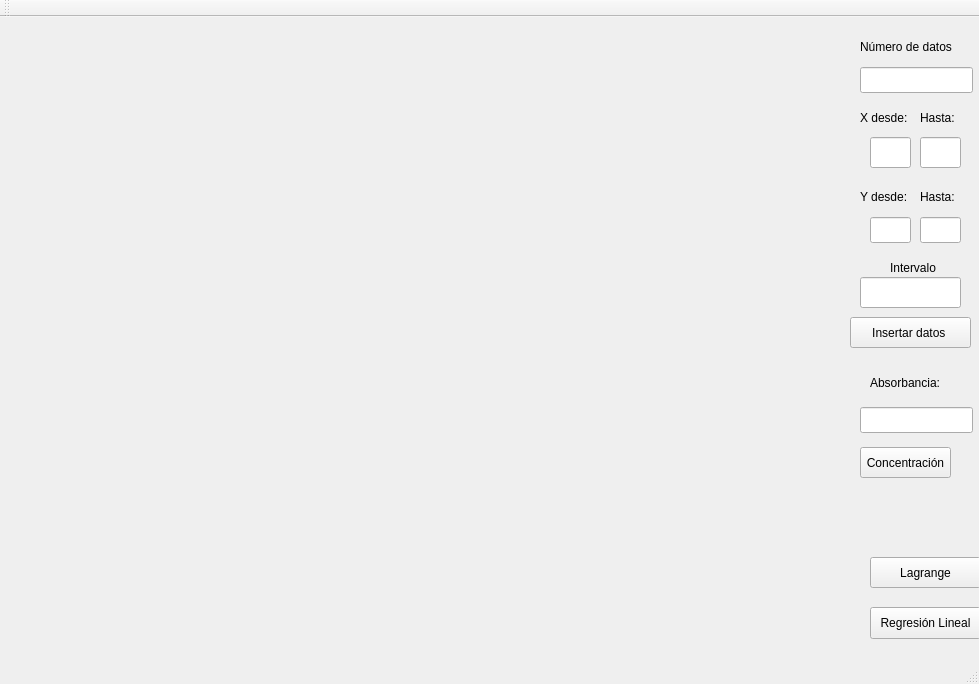
<?xml version="1.0" encoding="UTF-8"?>
<ui version="4.0">
 <class>MainWindow</class>
 <widget class="QMainWindow" name="MainWindow">
  <property name="geometry">
   <rect>
    <x>0</x>
    <y>0</y>
    <width>979</width>
    <height>684</height>
   </rect>
  </property>
  <property name="windowTitle">
   <string>Proyecto Final | Regresión lineal | Polinomios de Lagrange </string>
  </property>
  <widget class="QWidget" name="centralWidget">
   <widget class="QCustomPlot" name="customPlot" native="true">
    <property name="geometry">
     <rect>
      <x>9</x>
      <y>-1</y>
      <width>841</width>
      <height>601</height>
     </rect>
    </property>
   </widget>
   <widget class="QPushButton" name="inData">
    <property name="geometry">
     <rect>
      <x>850</x>
      <y>300</y>
      <width>121</width>
      <height>31</height>
     </rect>
    </property>
    <property name="text">
     <string>Insertar datos </string>
    </property>
   </widget>
   <widget class="QPushButton" name="Solver">
    <property name="geometry">
     <rect>
      <x>870</x>
      <y>540</y>
      <width>111</width>
      <height>31</height>
     </rect>
    </property>
    <property name="text">
     <string>Lagrange</string>
    </property>
   </widget>
   <widget class="QLineEdit" name="data">
    <property name="geometry">
     <rect>
      <x>860</x>
      <y>50</y>
      <width>113</width>
      <height>26</height>
     </rect>
    </property>
    <property name="text">
     <string/>
    </property>
    <property name="maxLength">
     <number>5</number>
    </property>
   </widget>
   <widget class="QLabel" name="NumData">
    <property name="geometry">
     <rect>
      <x>860</x>
      <y>10</y>
      <width>111</width>
      <height>40</height>
     </rect>
    </property>
    <property name="text">
     <string>Número de datos</string>
    </property>
   </widget>
   <widget class="QLabel" name="ValoX">
    <property name="geometry">
     <rect>
      <x>860</x>
      <y>80</y>
      <width>51</width>
      <height>41</height>
     </rect>
    </property>
    <property name="text">
     <string>X desde:</string>
    </property>
   </widget>
   <widget class="QLabel" name="ValoY">
    <property name="geometry">
     <rect>
      <x>860</x>
      <y>160</y>
      <width>51</width>
      <height>40</height>
     </rect>
    </property>
    <property name="text">
     <string>Y desde:</string>
    </property>
   </widget>
   <widget class="QLineEdit" name="interY">
    <property name="geometry">
     <rect>
      <x>870</x>
      <y>200</y>
      <width>41</width>
      <height>26</height>
     </rect>
    </property>
    <property name="text">
     <string/>
    </property>
    <property name="maxLength">
     <number>5</number>
    </property>
   </widget>
   <widget class="QLineEdit" name="interX">
    <property name="geometry">
     <rect>
      <x>870</x>
      <y>120</y>
      <width>41</width>
      <height>31</height>
     </rect>
    </property>
    <property name="maxLength">
     <number>5</number>
    </property>
   </widget>
   <widget class="QLabel" name="ValoX_2">
    <property name="geometry">
     <rect>
      <x>920</x>
      <y>80</y>
      <width>51</width>
      <height>41</height>
     </rect>
    </property>
    <property name="text">
     <string>Hasta:</string>
    </property>
   </widget>
   <widget class="QLineEdit" name="interX_2">
    <property name="geometry">
     <rect>
      <x>920</x>
      <y>120</y>
      <width>41</width>
      <height>31</height>
     </rect>
    </property>
    <property name="maxLength">
     <number>5</number>
    </property>
   </widget>
   <widget class="QLabel" name="ValoY_2">
    <property name="geometry">
     <rect>
      <x>920</x>
      <y>160</y>
      <width>51</width>
      <height>40</height>
     </rect>
    </property>
    <property name="text">
     <string>Hasta:</string>
    </property>
   </widget>
   <widget class="QLineEdit" name="interY_2">
    <property name="geometry">
     <rect>
      <x>920</x>
      <y>200</y>
      <width>41</width>
      <height>26</height>
     </rect>
    </property>
    <property name="text">
     <string/>
    </property>
    <property name="maxLength">
     <number>5</number>
    </property>
   </widget>
   <widget class="QLabel" name="label">
    <property name="geometry">
     <rect>
      <x>890</x>
      <y>240</y>
      <width>81</width>
      <height>21</height>
     </rect>
    </property>
    <property name="text">
     <string>Intervalo</string>
    </property>
   </widget>
   <widget class="QLineEdit" name="saltos">
    <property name="geometry">
     <rect>
      <x>860</x>
      <y>260</y>
      <width>101</width>
      <height>31</height>
     </rect>
    </property>
   </widget>
   <widget class="QLabel" name="Output">
    <property name="geometry">
     <rect>
      <x>210</x>
      <y>590</y>
      <width>561</width>
      <height>16</height>
     </rect>
    </property>
    <property name="text">
     <string/>
    </property>
   </widget>
   <widget class="QPushButton" name="pushButton">
    <property name="geometry">
     <rect>
      <x>870</x>
      <y>590</y>
      <width>111</width>
      <height>32</height>
     </rect>
    </property>
    <property name="text">
     <string>Regresión Lineal</string>
    </property>
   </widget>
   <widget class="QLabel" name="label_2">
    <property name="geometry">
     <rect>
      <x>870</x>
      <y>350</y>
      <width>81</width>
      <height>31</height>
     </rect>
    </property>
    <property name="text">
     <string>Absorbancia:</string>
    </property>
   </widget>
   <widget class="QLineEdit" name="Abs">
    <property name="geometry">
     <rect>
      <x>860</x>
      <y>390</y>
      <width>113</width>
      <height>26</height>
     </rect>
    </property>
   </widget>
   <widget class="QPushButton" name="BtnAbs">
    <property name="geometry">
     <rect>
      <x>860</x>
      <y>430</y>
      <width>91</width>
      <height>31</height>
     </rect>
    </property>
    <property name="text">
     <string>Concentración</string>
    </property>
   </widget>
  </widget>
  <widget class="QMenuBar" name="menuBar">
   <property name="geometry">
    <rect>
     <x>0</x>
     <y>0</y>
     <width>979</width>
     <height>28</height>
    </rect>
   </property>
  </widget>
  <widget class="QToolBar" name="mainToolBar">
   <attribute name="toolBarArea">
    <enum>TopToolBarArea</enum>
   </attribute>
   <attribute name="toolBarBreak">
    <bool>false</bool>
   </attribute>
  </widget>
  <widget class="QStatusBar" name="statusBar"/>
 </widget>
 <layoutdefault spacing="6" margin="11"/>
 <customwidgets>
  <customwidget>
   <class>QCustomPlot</class>
   <extends>QWidget</extends>
   <header>qcustomplot.h</header>
   <container>1</container>
  </customwidget>
 </customwidgets>
 <resources/>
 <connections/>
</ui>
